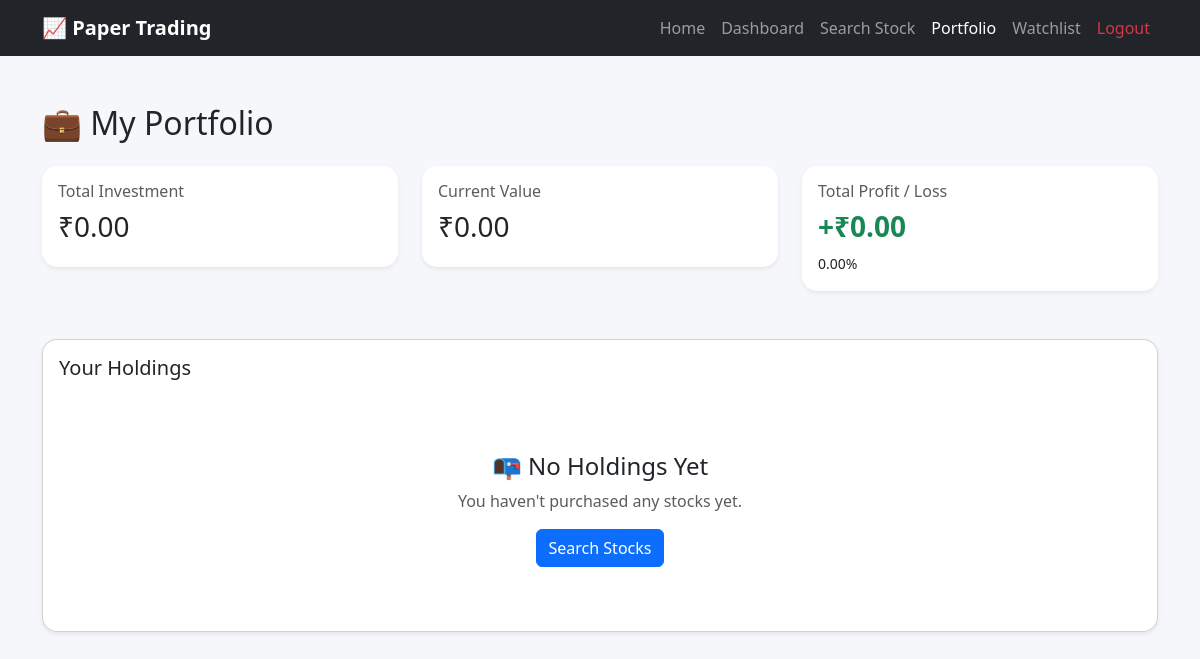
Before: /portfolio/ (signed in) with the older database file.
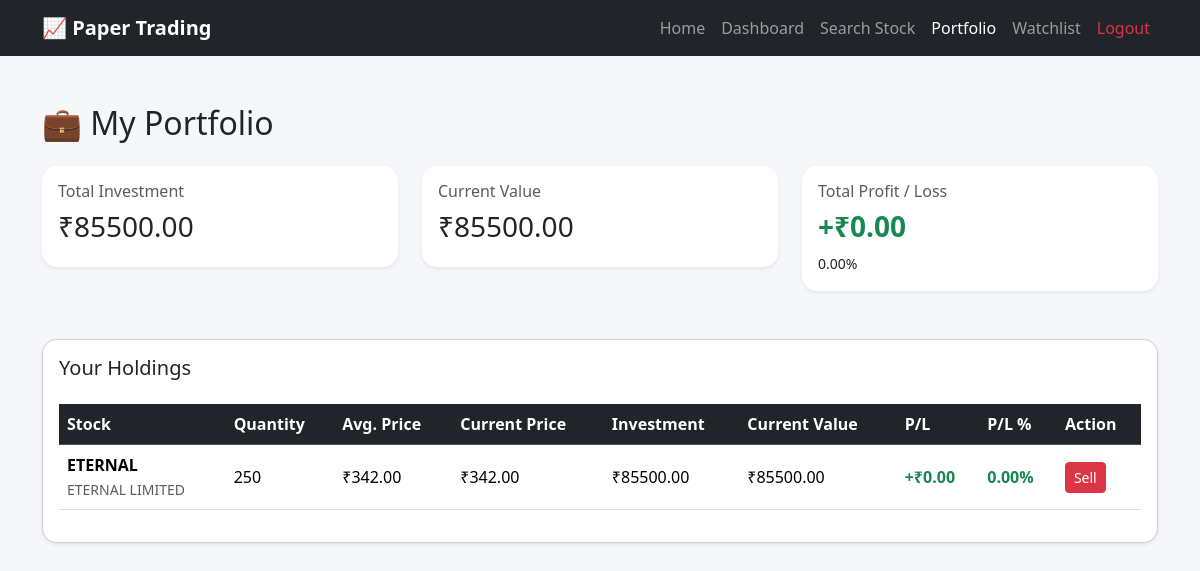
After: the same page with the newer database file.
### trading/models.py (models this page shows, shortened)
class Portfolio(models.Model):
    user = models.ForeignKey(
        User,
        on_delete=models.CASCADE
    )
    symbol = models.CharField(
        max_length=20
    )
    company_name = models.CharField(
        max_length=200
    )
    quantity = models.PositiveIntegerField()
    average_price = models.DecimalField(
        max_digits=12,
        decimal_places=2
    )

### trading/views.py (the view)
@login_required
def portfolio(request):
    portfolio = Portfolio.objects.filter(
        user=request.user
    )
    portfolio_data = []
    total_investment = Decimal("0")
    total_current_value = Decimal("0")
    performance_data = []
    for stock in portfolio:
        try:
            ticker = yf.Ticker(
                stock.symbol + ".NS"
            )
            info = ticker.info
            current_price = Decimal(
                str(
                    info.get(
                        "currentPrice",
                        stock.average_price
                    )
                )
            )
        except Exception:
            current_price = stock.average_price
        investment = (
            stock.average_price
            * stock.quantity
        )
        current_value = (
            current_price
            * stock.quantity
        )
        profit_loss = (
            current_value
            - investment
        )
        if investment > 0:
            profit_percentage = (
                profit_loss
                / investment
            ) * 100
        else:
            profit_percentage = Decimal("0")
        total_investment += investment
        total_current_value += current_value
        portfolio_data.append({
            "symbol": stock.symbol,
            "company": stock.company_name,
            "quantity": stock.quantity,
            "average_price": stock.average_price,
            "current_price": current_price,
            "investment": investment,
            "current_value": current_value,
            "profit_loss": profit_loss,
            "profit_percentage": profit_percentage,
        })
        performance_data.append({
            "symbol": stock.symbol,
            "investment": float(investment),
            "current_value": float(current_value),
        })
    total_profit_loss = (
        total_current_value
        - total_investment
    )
    if total_investment > 0:
        total_profit_percentage = (
            total_profit_loss
            / total_investment
        ) * 100
    else:
        total_profit_percentage = Decimal("0")
    context = {
        "portfolio": portfolio_data,
        "total_investment": total_investment,
        "total_current_value": total_current_value,
        "total_profit_loss": total_profit_loss,
        "total_profit_percentage": total_profit_percentage,
        "performance_data": performance_data,
    }
    return render(
        request,
        "portfolio.html",
        context
    )

### trading/templates/portfolio.html (shortened to what the changed rows need)
<!DOCTYPE html>
<html lang="en">
<head>
    <link
        href="https://cdn.jsdelivr.net/npm/bootstrap@5.3.3/dist/css/bootstrap.min.css"
        rel="stylesheet"
    >
</head>
<body>
<div class="container py-5">
    <h2 class="mb-4">
        💼 My Portfolio
    </h2>
    <div class="row g-4 mb-5">
        <div class="col-md-4">
            <div class="card summary-card shadow-sm">
                <div class="card-body">
                    <h6 class="text-muted">
                        Total Investment
                    </h6>
                    <h3>
                        ₹{{ total_investment|floatformat:2 }}
                    </h3>
                </div>
            </div>
        </div>
        <div class="col-md-4">
            <div class="card summary-card shadow-sm">
                <div class="card-body">
                    <h6 class="text-muted">
                        Current Value
                    </h6>
                    <h3>
                        ₹{{ total_current_value|floatformat:2 }}
                    </h3>
                </div>
            </div>
        </div>
    </div>
    <div class="card portfolio-table shadow-sm">
        <div class="card-body">
            {% if portfolio %}
            <div class="table-responsive">
                <table class="table table-hover align-middle">
                    <thead class="table-dark">
                        <tr>
                            <th>Stock</th>
                            <th>Quantity</th>
                            <th>Avg. Price</th>
                            <th>Current Price</th>
                            <th>Investment</th>
                            <th>Current Value</th>
                            <th>P/L</th>
                            <th>P/L %</th>
                            <th>Action</th>
                        </tr>
                    </thead>
                    <tbody>
                        {% for stock in portfolio %}
                        <tr>
                            <td>
                                <strong>
                                    {{ stock.symbol }}
                                </strong>
                                <br>
                                <small class="text-muted">
                                    {{ stock.company }}
                                </small>
                            </td>
                            <td>
                                {{ stock.quantity }}
                            </td>
                            <td>
                                ₹{{ stock.average_price|floatformat:2 }}
                            </td>
                            <td>
                                ₹{{ stock.current_price|floatformat:2 }}
                            </td>
                            <td>
                                ₹{{ stock.investment|floatformat:2 }}
                            </td>
                            <td>
                                ₹{{ stock.current_value|floatformat:2 }}
                            </td>
                            <td>
                                <span class="
                                    {% if stock.profit_loss >= 0 %}
                                        profit
                                    {% else %}
                                        loss
                                    {% endif %}
                                ">
                                    {% if stock.profit_loss >= 0 %}
                                        +₹{{ stock.profit_loss|floatformat:2 }}
                                    {% else %}
                                        -₹{{ stock.profit_loss|floatformat:2|slice:"1:" }}
                                    {% endif %}
                                </span>
                            </td>
                            <td>
                                <span class="
                                    {% if stock.profit_loss >= 0 %}
                                        profit
                                    {% else %}
                                        loss
                                    {% endif %}
                                ">
                                    {{ stock.profit_percentage|floatformat:2 }}%
                                </span>
                            </td>
                            <td>
                                <a
                                    href="{% url 'sell_stock' stock.symbol %}"
                                    class="btn btn-danger btn-sm"
                                >
                                    Sell
                                </a>
                            </td>
                        </tr>
                        {% endfor %}
                    </tbody>
                </table>
            </div>
            {% else %}
            <div class="text-center py-5">
                <h4>
                    📭 No Holdings Yet
                </h4>
                <p class="text-muted">
                    You haven't purchased any stocks yet.
                </p>
                <a
                    href="{% url 'search_stock' %}"
                    class="btn btn-primary"
                >
                    Search Stocks
                </a>
            </div>
            {% endif %}
        </div>
    </div>
</div>
</body>
</html>

Changed rows visible on the page:
added Portfolio: symbol "ETERNAL", company "ETERNAL LIMITED", average_price "342.00", current_price "342.00"
Other visible differences:
{{ total_investment|floatformat:2 }}: "0.00" → "85500.00"
{{ total_current_value|floatformat:2 }}: "0.00" → "85500.00"
text no longer shown: "📭 No Holdings Yet You haven't purchased any stocks yet. Search Stocks"
text now shown: "Stock Quantity Avg. Price Current Price Investment Current Value P/L P/L % Action"
new list line: "250 ₹ ₹ ₹ 85500.00 ₹ 85500.00 +₹ 0.00 0.00 % Sell"
